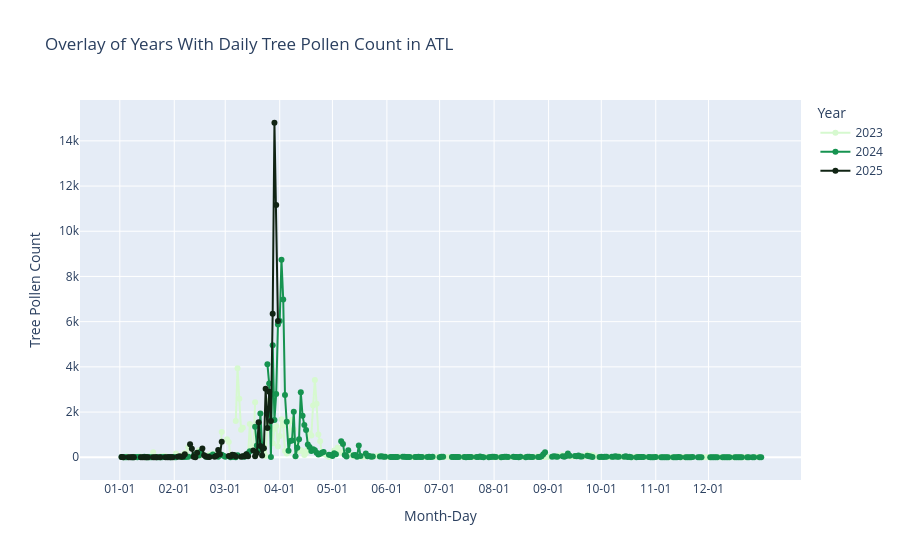

Here is the notebook cell this chart was saved with:
### Markdown cell above
### Interactive plots

### Code cell
# Normalize dates to the year 2000 (a leap year)
df_pollen['normalized_date'] = df_pollen['date_dt'].apply(lambda dt: dt.replace(year=2000))

# Generate a colormap based on the number of unique years
unique_years = sorted(df_pollen['YEAR'].unique())  
colors = px.colors.sample_colorscale("algae", [i / max(1, len(unique_years) - 1) for i in range(len(unique_years))])
color_map = {year: colors[i] for i, year in enumerate(unique_years)}

# Create a single figure
fig_dynamic = go.Figure()

# Group data by year and add traces
for year in unique_years:
    group = df_pollen[df_pollen['YEAR'] == year]
    fig_dynamic.add_trace(go.Scatter(
        x=group['normalized_date'], 
        y=group['TREES'], 
        mode='lines+markers',
        line=dict(color=color_map[year]),
        name=str(year)
    ))

# Format x-axis
tickvals = [datetime.datetime(2000, month, 1) for month in range(1, 13)]
ticktext = [dt.strftime('%m-%d') for dt in tickvals]
fig_dynamic.update_layout(
    xaxis=dict(
        tickmode='array',
        tickvals=tickvals,
        ticktext=ticktext
    ),
    xaxis_title='Month-Day',
    yaxis_title='Tree Pollen Count',
    title='Overlay of Years With Daily Tree Pollen Count in ATL',
    legend_title='Year',
)

# Show figure
fig_dynamic.show();

### Figure 1 — Plotly figure (JSON) as saved in the notebook; plotly's stock layout.template omitted (floating-point values rounded to 4 significant figures; data arrays with more than 128 entries replaced by an {"elided": "..."} marker saying what was removed)
{"data": [{"line": {"color": "rgb(214, 249, 207)"}, "mode": "lines+markers", "name": "2023", "type": "scatter", "x": {"elided": "365 str values"}, "y": {"elided": "365 int values"}}, {"line": {"color": "rgb(22, 147, 80)"}, "mode": "lines+markers", "name": "2024", "type": "scatter", "x": {"elided": "366 str values"}, "y": {"elided": "366 int values"}}, {"line": {"color": "rgb(17, 36, 20)"}, "mode": "lines+markers", "name": "2025", "type": "scatter", "x": {"elided": "365 str values"}, "y": {"elided": "365 int values"}}], "layout": {"legend": {"title": {"text": "Year"}}, "title": {"text": "Overlay of Years With Daily Tree Pollen Count in ATL"}, "xaxis": {"tickmode": "array", "ticktext": ["01-01", "02-01", "03-01", "04-01", "05-01", "06-01", "07-01", "08-01", "09-01", "10-01", "11-01", "12-01"], "tickvals": ["2000-01-01T00:00:00", "2000-02-01T00:00:00", "2000-03-01T00:00:00", "2000-04-01T00:00:00", "2000-05-01T00:00:00", "2000-06-01T00:00:00", "2000-07-01T00:00:00", "2000-08-01T00:00:00", "2000-09-01T00:00:00", "2000-10-01T00:00:00", "2000-11-01T00:00:00", "2000-12-01T00:00:00"], "title": {"text": "Month-Day"}}, "yaxis": {"title": {"text": "Tree Pollen Count"}}}}
